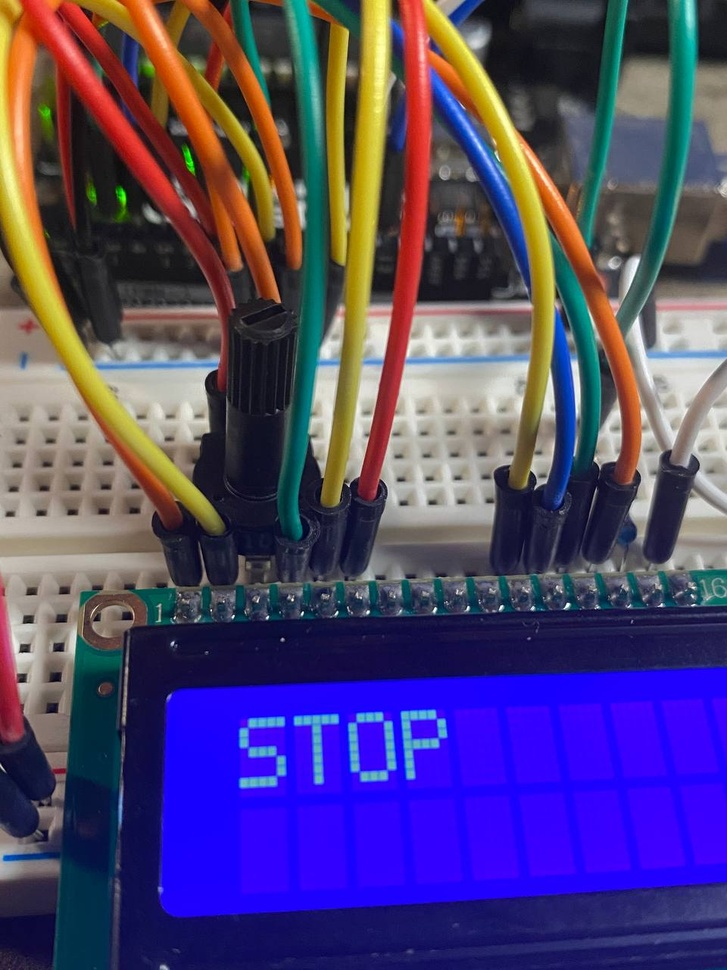
#> input picture BreaBoard Pic/LCD_Wires.jpg, 727 x 970 px, shrunk from 960 x 1280 before the run, given in place of stream, which was not available
$ python ColorTuning.py
#> lines starting #> are read from the running program, lines starting #| are printed output that depends on the picture; after the words box and inside, x2 and y2 are one past the last pixel; in counts of white or black regions, pixels touching at a corner belong together; pictures that were not available may be replaced by others from this repository, and a replacement may not be noted
import cv2
import numpy as np

def nothing(x):
    pass

# Create a VideoCapture object for the camera
url = "http://10.20.1.40:81/stream"
cap = cv2.VideoCapture(url)

# Error handling
if not cap.isOpened():
    print("Error: Could not open camera.")
    exit()

# Create a window
cv2.namedWindow('image')

# Create trackbars for color change
# Hue is from 0-179 for OpenCV
cv2.createTrackbar('HMin', 'image', 0, 179, nothing)
#> slider 'HMin' is set to 35
cv2.createTrackbar('SMin', 'image', 0, 255, nothing)
#> slider 'SMin' is set to 51
cv2.createTrackbar('VMin', 'image', 0, 255, nothing)
#> slider 'VMin' is set to 51
cv2.createTrackbar('HMax', 'image', 0, 179, nothing)
#> slider 'HMax' is set to 179
cv2.createTrackbar('SMax', 'image', 0, 255, nothing)
#> slider 'SMax' is set to 255
cv2.createTrackbar('VMax', 'image', 0, 255, nothing)
#> slider 'VMax' is set to 255

# Set default value for Max HSV trackbars
cv2.setTrackbarPos('HMax', 'image', 179)
cv2.setTrackbarPos('SMax', 'image', 255)
cv2.setTrackbarPos('VMax', 'image', 255)

# Initialize HSV min/max values
hMin = sMin = vMin = hMax = sMax = vMax = 0
phMin = psMin = pvMin = phMax = psMax = pvMax = 0

while True:
    # Capture a frame from the camera
    ret, frame = cap.read()
#> frame is the input picture: shape (970, 727, 3); mean B, G, R 113.2, 69, 82

    # Error handling
    if not ret:
        print("Error: Could not read frame.")
        break

    # Get current positions of all trackbars
    hMin = cv2.getTrackbarPos('HMin', 'image')
    sMin = cv2.getTrackbarPos('SMin', 'image')
    vMin = cv2.getTrackbarPos('VMin', 'image')
    hMax = cv2.getTrackbarPos('HMax', 'image')
    sMax = cv2.getTrackbarPos('SMax', 'image')
    vMax = cv2.getTrackbarPos('VMax', 'image')

    # Set minimum and maximum HSV values to create the mask
    lower = np.array([hMin, sMin, vMin])
    upper = np.array([hMax, sMax, vMax])

    # Convert to HSV format
    hsv = cv2.cvtColor(frame, cv2.COLOR_BGR2HSV)
#> hsv: shape (970, 727, 3); mean H, S, V 83, 143.5, 137.7

    # Create a mask based on the HSV range
    mask = cv2.inRange(hsv, lower, upper)
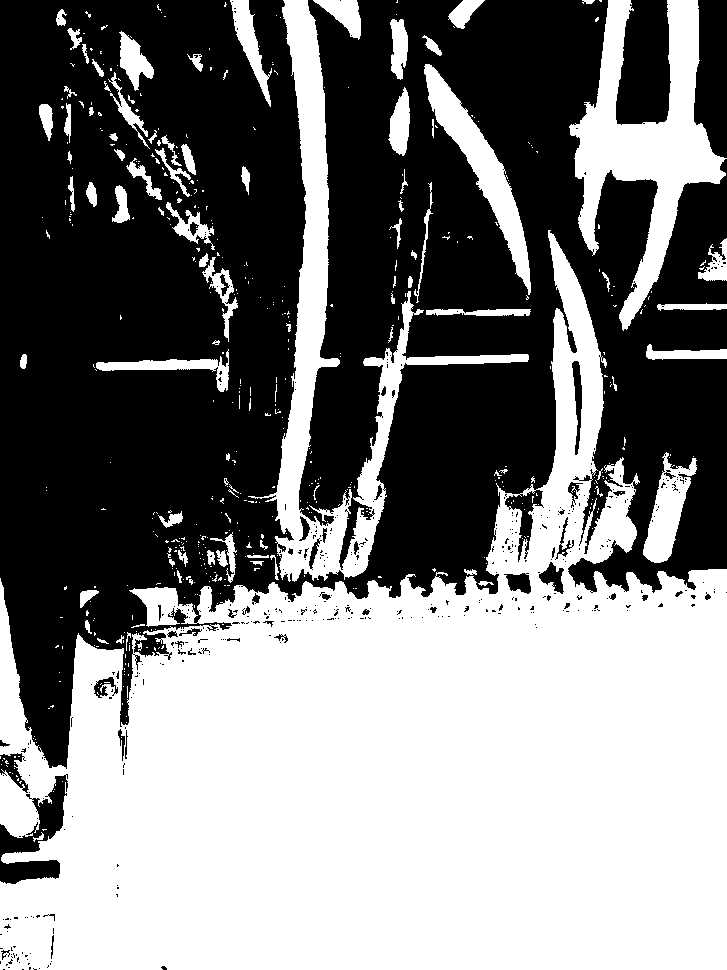
#> mask: shape (970, 727); 48.8% white; 514 white regions (427 under 20 px), largest, box (x1, y1, x2, y2) and area: (0, 230, 727, 970) 275519, (248, 0, 529, 582) 22759, (569, 0, 727, 331) 18514

    # Apply the mask to the original frame to keep it in color
    result = cv2.bitwise_and(frame, frame, mask=mask)
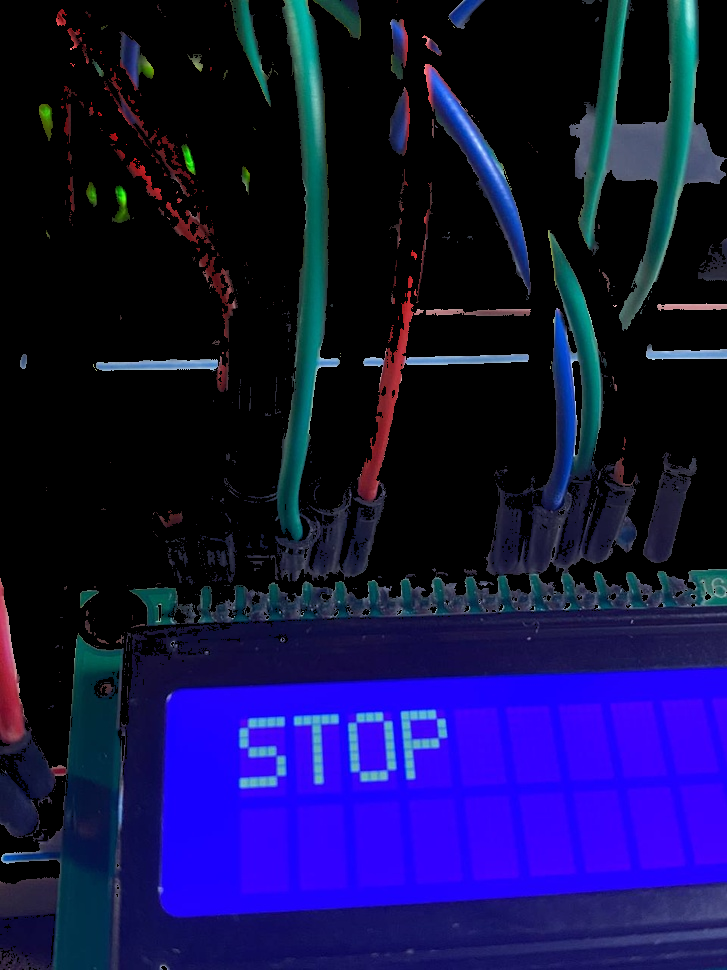
#> result: shape (970, 727, 3); mean B, G, R 71.1, 16.7, 18.8

    # Print if there is a change in HSV value
    if((phMin != hMin) or (psMin != sMin) or (pvMin != vMin) or (phMax != hMax) or (psMax != sMax) or (pvMax != vMax)):
        print("(hMin = %d, sMin = %d, vMin = %d), (hMax = %d, sMax = %d, vMax = %d)" % (hMin, sMin, vMin, hMax, sMax, vMax))
        phMin = hMin
        psMin = sMin
        pvMin = vMin
        phMax = hMax
        psMax = sMax
        pvMax = vMax

    # Display the result image with color
    cv2.imshow('image', result)

    # Exit program when 'q' is pressed
    if cv2.waitKey(10) & 0xFF == ord('q'):
#> (key q is pressed here)
        break

# Release the camera and close the window
cap.release()
cv2.destroyAllWindows()

$ run again, on BreaBoard Pic/OverallSetup.jpg
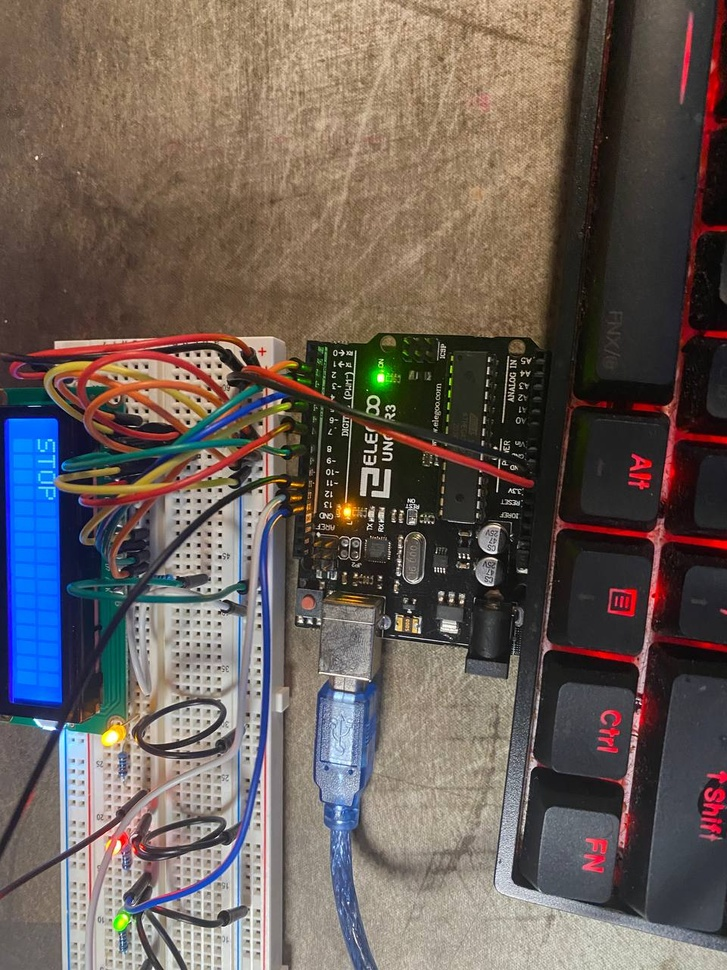
#> input picture BreaBoard Pic/OverallSetup.jpg, 727 x 970 px, shrunk from 960 x 1280 before the run, given in place of stream, which was not available
#> frame is the input picture: shape (970, 727, 3); mean B, G, R 88.5, 94.3, 105.2
#> hsv: shape (970, 727, 3); mean H, S, V 47.2, 79.6, 115.2
#> `mask = cv2.inRange(hsv, lower, upper)`:
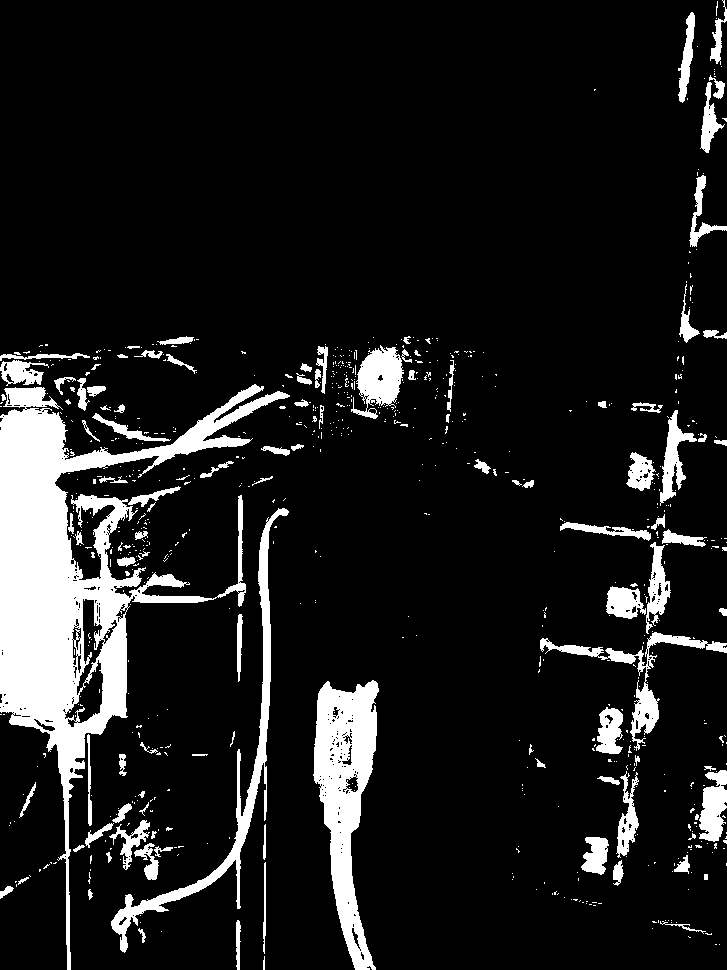
#> mask: shape (970, 727); 11.4% white; 734 white regions (626 under 20 px), largest, box (x1, y1, x2, y2) and area: (0, 384, 290, 970) 37478, (313, 680, 379, 970) 9887, (111, 508, 289, 953) 5344
#> `result = cv2.bitwise_and(frame, frame, mask=mask)`:
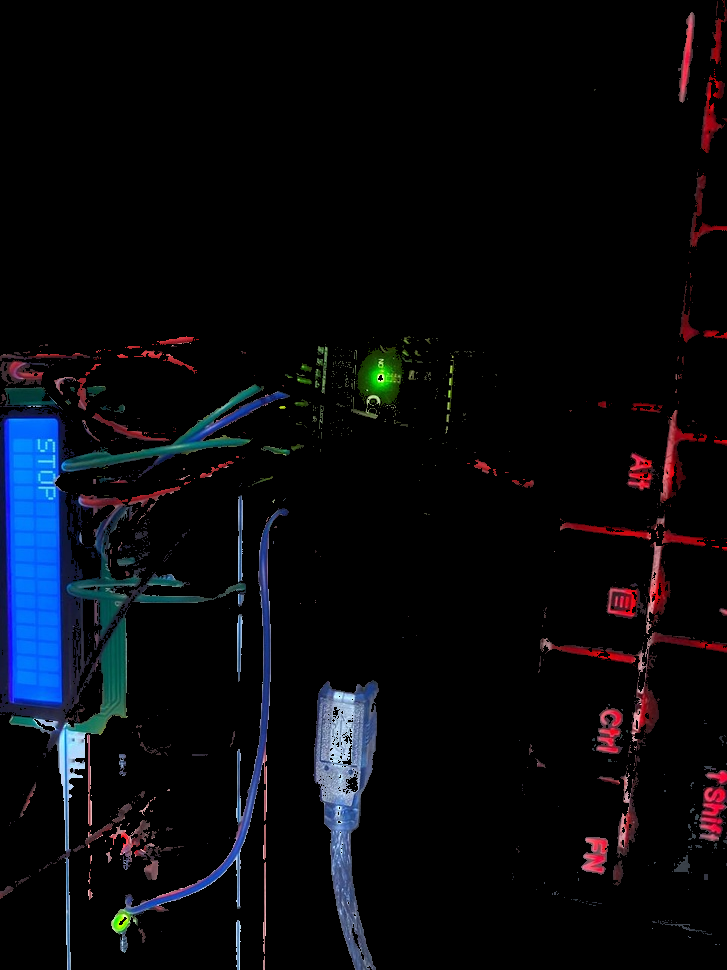
#> result: shape (970, 727, 3); mean B, G, R 13.8, 9.1, 7.9

$ run again, on BreaBoard Pic/TopView.jpg
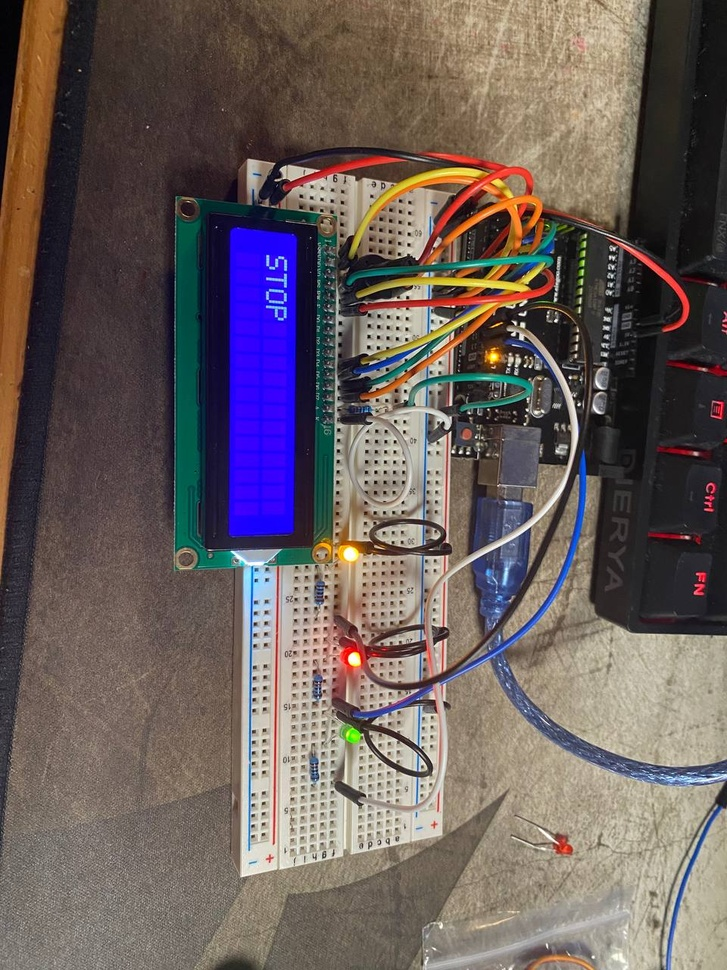
#> input picture BreaBoard Pic/TopView.jpg, 727 x 970 px, shrunk from 960 x 1280 before the run, given in place of stream, which was not available
#> frame is the input picture: shape (970, 727, 3); mean B, G, R 92.7, 94.6, 106.4
#> hsv: shape (970, 727, 3); mean H, S, V 49.9, 75.3, 117.1
#> `mask = cv2.inRange(hsv, lower, upper)`:
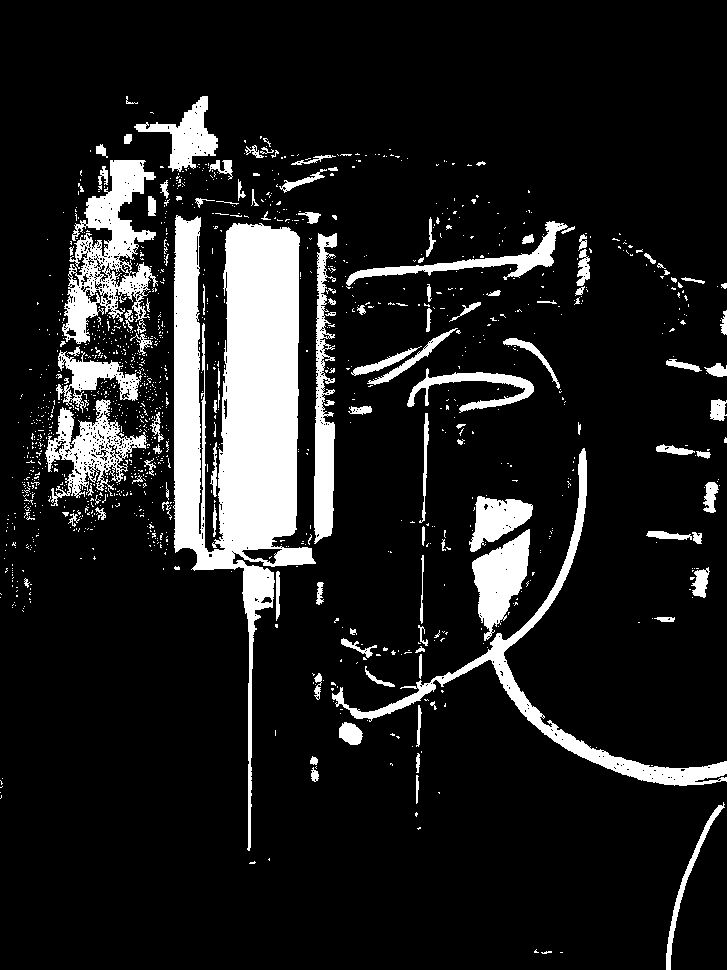
#> mask: shape (970, 727); 12.5% white; 1287 white regions (1163 under 20 px), largest, box (x1, y1, x2, y2) and area: (173, 215, 316, 851) 36633, (62, 160, 158, 344) 7421, (332, 448, 727, 786) 7407
#> `result = cv2.bitwise_and(frame, frame, mask=mask)`:
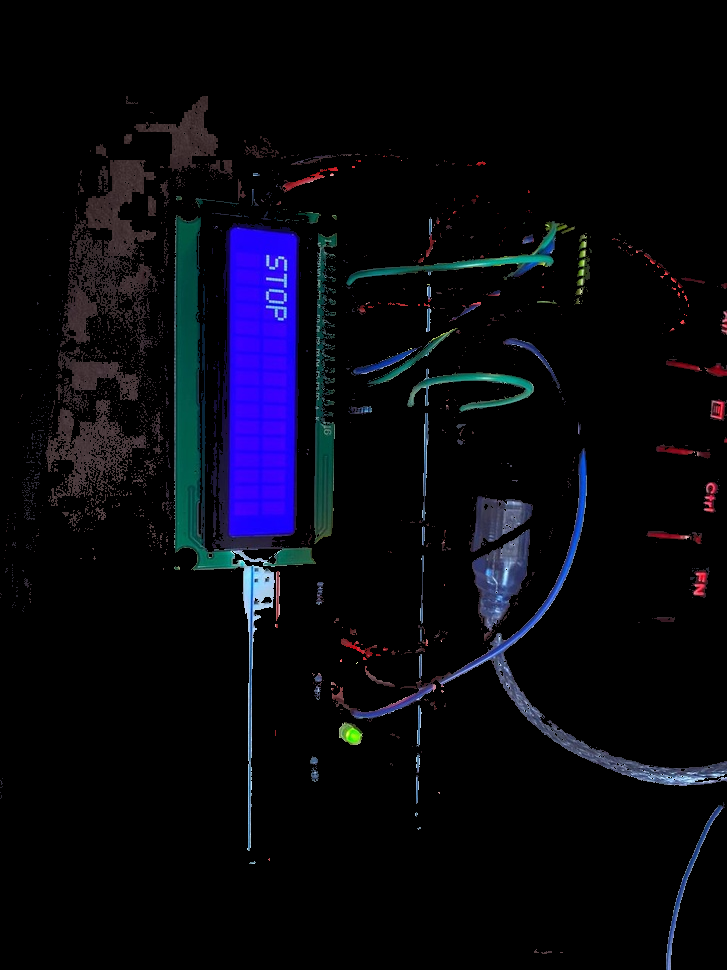
#> result: shape (970, 727, 3); mean B, G, R 15.2, 7.2, 6.9
